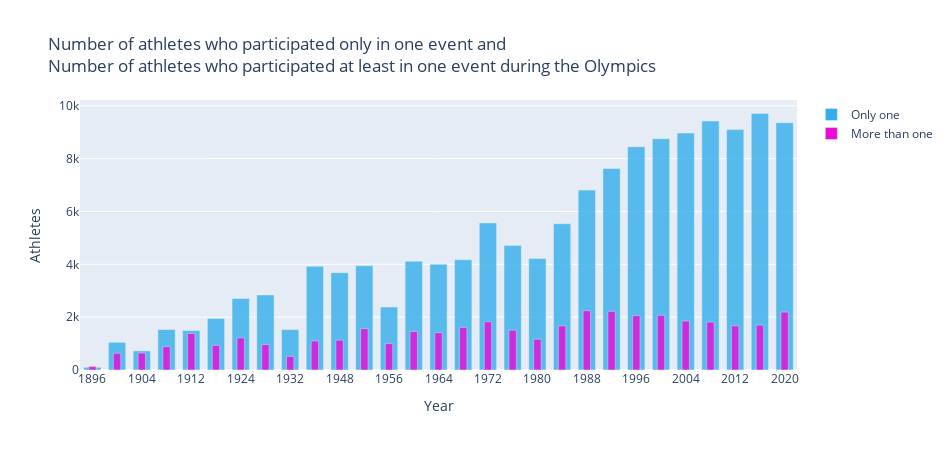

Notebook cell for this chart:
### Code cell
fig = go.Figure()
fig.add_bar(x=grouped['year'], y=grouped['cnt_one'], 
            marker=dict(color='#34aeeb', opacity=0.8), width=0.7, name='Only one')
fig.add_bar(x=grouped['year'], y=grouped['cnt_many'],
            marker=dict(color='#eb09d8', opacity=0.8), width=0.3, name='More than one')
fig.update_layout(barmode='overlay', height=450, width=950, xaxis_title='Year', yaxis_title='Athletes',
title="Number of athletes who participated only in one event and <br>Number of athletes who participated at least in one event during the Olympics",
)
fig.update_xaxes(type = 'category', dtick=2)
fig.show()

### Figure 1 — Plotly figure (JSON) as saved in the notebook; plotly's stock layout.template omitted (floating-point values rounded to 4 significant figures)
{"data": [{"marker": {"color": "#34aeeb", "opacity": 0.8}, "name": "Only one", "type": "bar", "width": 0.7, "x": [1896, 1900, 1904, 1908, 1912, 1920, 1924, 1928, 1932, 1936, 1948, 1952, 1956, 1960, 1964, 1968, 1972, 1976, 1980, 1984, 1988, 1992, 1996, 2000, 2004, 2008, 2012, 2016, 2020], "y": [104, 1048, 724, 1531, 1494, 1946, 2709, 2841, 1530, 3926, 3685, 3945, 2383, 4117, 4004, 4171, 5566, 4711, 4217, 5534, 6808, 7624, 8450, 8753, 8968, 9420, 9097, 9707, 9357]}, {"marker": {"color": "#eb09d8", "opacity": 0.8}, "name": "More than one", "type": "bar", "width": 0.3, "x": [1896, 1900, 1904, 1908, 1912, 1920, 1924, 1928, 1932, 1936, 1948, 1952, 1956, 1960, 1964, 1968, 1972, 1976, 1980, 1984, 1988, 1992, 1996, 2000, 2004, 2008, 2012, 2016, 2020], "y": [139, 634, 643, 881, 1381, 931, 1216, 961, 515, 1099, 1130, 1564, 997, 1456, 1412, 1611, 1826, 1508, 1166, 1672, 2246, 2221, 2056, 2070, 1853, 1813, 1671, 1698, 2192]}], "layout": {"barmode": "overlay", "height": 450, "title": {"text": "Number of athletes who participated only in one event and <br>Number of athletes who participated at least in one event during the Olympics"}, "width": 950, "xaxis": {"dtick": 2, "title": {"text": "Year"}, "type": "category"}, "yaxis": {"title": {"text": "Athletes"}}}}
